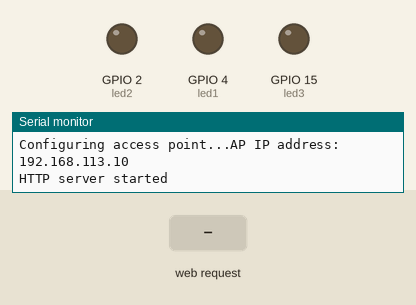
The sketch below on a simulated ESP32. Parts: output pins drawn as LEDs (lit = HIGH), the last lines printed to the serial monitor. The inputs (shaded band) are chosen by the test bench.

Above: at 1.2 s.
1.3 s: HTTP request GET /led1on received
At 2.0 s:
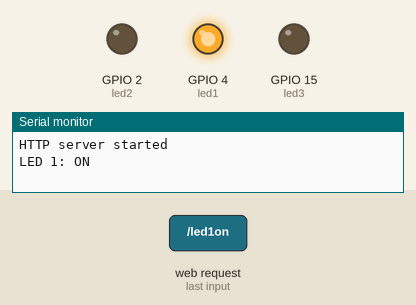
2.8 s: HTTP request GET /led2on received
At 3.1 s:
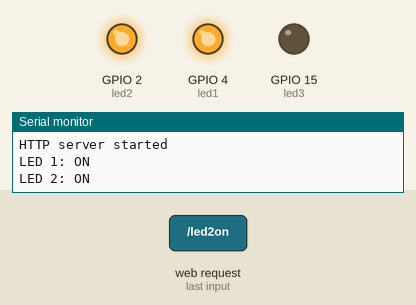
4.3 s: HTTP request GET /led1off received
At 5.5 s:
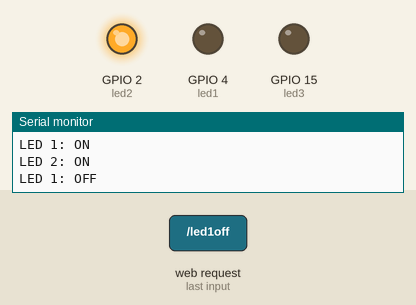
5.8 s: HTTP request GET /led3on received
At 6.6 s:
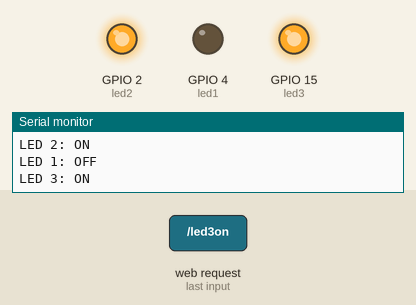
7.3 s: HTTP request GET /led2off received
At 7.7 s:
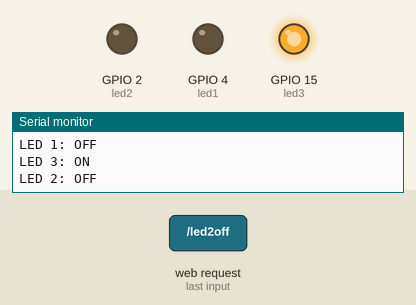
8.8 s: HTTP request GET /led3off received
At 10.1 s:
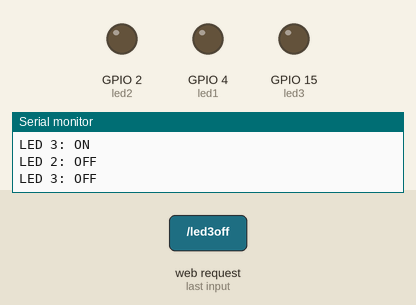
Timing chart, 0 to 11.3 s (numbered marks = the images above; inputs shaded):
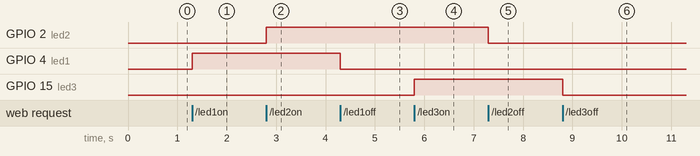

The sketch:

bt2_8_websever_3ledcontrol.ino
```cpp
#include <WiFi.h>
#include <WebServer.h>

const char *password = "11112222";

// Khai báo các chân đèn LED
const int led1 = 4;
const int led2 = 2;
const int led3 = 15;

// Trạng thái các đèn LED
bool led1_status = LOW;
bool led2_status = LOW;
bool led3_status = LOW;

// HTML cho trang chủ điều khiển đèn LED
const char *html =
  "<html>\
  <head>\
    <title>Nguyễn Văn Đạt _ MSSV 10 Leds Control</title>\
  </head>\
  <body>\
    <h1>LED Control</h1>\
    <a href=\"/led1on\">LED 1 ON</a><br>\
    <a href=\"/led1off\">LED 1 OFF</a><br>\
    <a href=\"/led2on\">LED 2 ON</a><br>\
    <a href=\"/led2off\">LED 2 OFF</a><br>\
    <a href=\"/led3on\">LED 3 ON</a><br>\
    <a href=\"/led3off\">LED 3 OFF</a><br>\
  </body>\
</html>";

IPAddress local_IP(192, 168, 113, 10);
IPAddress gateway(192, 168, 1, 1);
IPAddress subnet(255, 255, 255, 0);
WebServer server(80);

// Xử lý bật/tắt các LED
void handleLED1On() {
  led1_status = HIGH;
  Serial.println("LED 1: ON");
  handleRoot();
}

void handleLED1Off() {
  led1_status = LOW;
  Serial.println("LED 1: OFF");
  handleRoot();
}

void handleLED2On() {
  led2_status = HIGH;
  Serial.println("LED 2: ON");
  handleRoot();
}

void handleLED2Off() {
  led2_status = LOW;
  Serial.println("LED 2: OFF");
  handleRoot();
}

void handleLED3On() {
  led3_status = HIGH;
  Serial.println("LED 3: ON");
  handleRoot();
}

void handleLED3Off() {
  led3_status = LOW;
  Serial.println("LED 3: OFF");
  handleRoot();
}

// Xử lý trang chủ (homepage)
void handleRoot() {
  server.send(200, "text/html", html);
}

// Xử lý khi không tìm thấy route
void handle_NotFound() {
  server.send(404, "text/plain", "Not found");
}

void setup() {
  // Cài đặt chân LED là OUTPUT
  pinMode(led1, OUTPUT);
  pinMode(led2, OUTPUT);
  pinMode(led3, OUTPUT);

  // Thiết lập ban đầu cho các đèn LED (Tắt)
  digitalWrite(led1, LOW);
  digitalWrite(led2, LOW);
  digitalWrite(led3, LOW);

  Serial.begin(115200);
  Serial.print("Configuring access point...");

  // Cài đặt SSID cho AP
  char ssid[64];
  sprintf(ssid, "ESP32-VanDat", ESP.getChipModel());
  WiFi.softAP(ssid, password);

  WiFi.softAPConfig(local_IP, gateway, subnet);
  IPAddress myIP = WiFi.softAPIP();
  Serial.print("AP IP address: ");
  Serial.println(myIP);

  // Đăng ký các route
  server.on("/", handleRoot);
  server.on("/led1on", handleLED1On);
  server.on("/led1off", handleLED1Off);
  server.on("/led2on", handleLED2On);
  server.on("/led2off", handleLED2Off);
  server.on("/led3on", handleLED3On);
  server.on("/led3off", handleLED3Off);
  server.onNotFound(handle_NotFound);

  // Bắt đầu server
  server.begin();
  Serial.println("HTTP server started");
}

void loop() {
  // Xử lý các yêu cầu từ client
  server.handleClient();

  // Điều khiển đèn LED theo trạng thái
  digitalWrite(led1, led1_status);
  digitalWrite(led2, led2_status);
  digitalWrite(led3, led3_status);
}
```

Measured:
- after the input at 1.3 s, GPIO 4 (led1): LOW → HIGH at once
- after the input at 2.8 s, GPIO 2 (led2): LOW → HIGH at once
- after the input at 4.3 s, GPIO 4 (led1): HIGH → LOW at once
- after the input at 5.8 s, GPIO 15 (led3): LOW → HIGH at once
- after the input at 7.3 s, GPIO 2 (led2): HIGH → LOW at once
- after the input at 8.8 s, GPIO 15 (led3): HIGH → LOW at once
